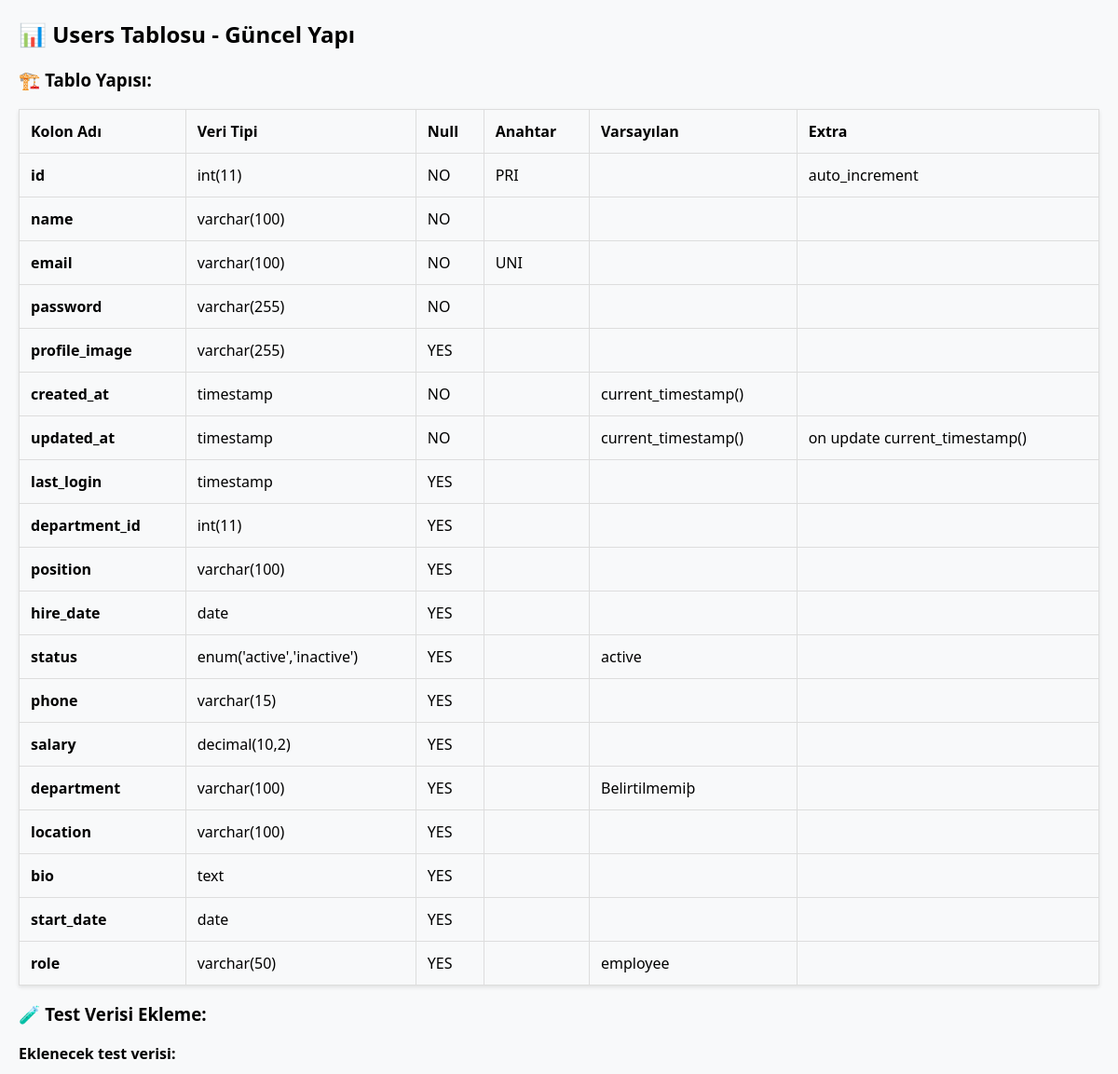
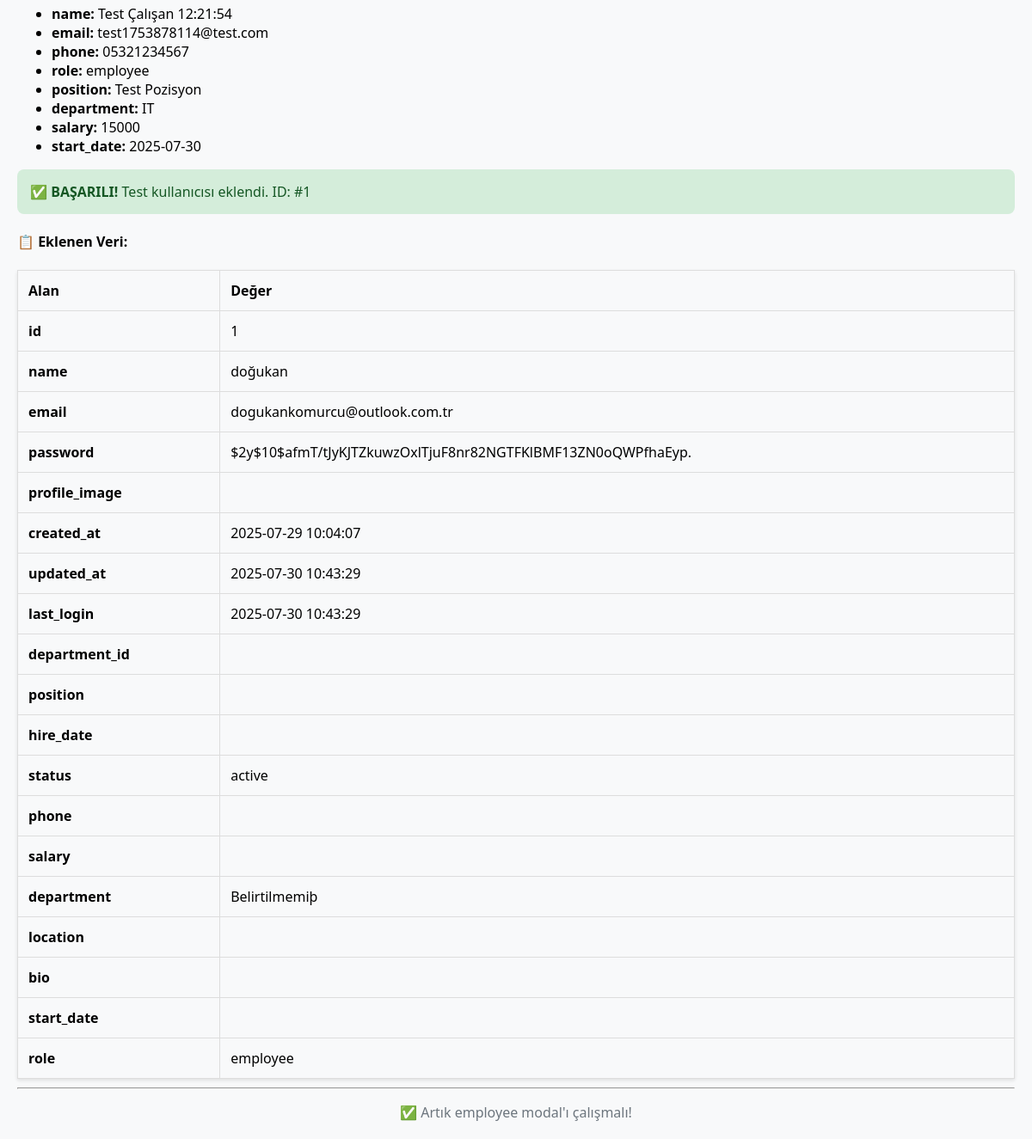
The page /test_user_structure.php on the database its author committed (2 pictures, top to bottom).
### tables this page shows
CREATE TABLE `users` (
  `id` int(11) NOT NULL,
  `name` varchar(100) NOT NULL,
  `email` varchar(100) NOT NULL,
  `password` varchar(255) NOT NULL,
  `profile_image` varchar(255) DEFAULT NULL,
  `created_at` timestamp NOT NULL DEFAULT current_timestamp(),
  `updated_at` timestamp NOT NULL DEFAULT current_timestamp() ON UPDATE current_timestamp(),
  `last_login` timestamp NULL DEFAULT NULL,
  `department_id` int(11) DEFAULT NULL,
  `position` varchar(100) DEFAULT NULL,
  `hire_date` date DEFAULT NULL,
  `status` enum('active','inactive') DEFAULT 'active',
  `phone` varchar(15) DEFAULT NULL,
  `salary` decimal(10,2) DEFAULT NULL,
  `department` varchar(100) DEFAULT 'Belirtilmemiþ',
  `location` varchar(100) DEFAULT NULL,
  `bio` text DEFAULT NULL,
  `start_date` date DEFAULT NULL,
  `role` varchar(50) DEFAULT 'employee'
);

### test_user_structure.php (the view, shortened to what this page needs)
<?php
require_once 'config/database.php';
echo "<h2>📊 Users Tablosu - Güncel Yapı</h2>";
try {
    $stmt = $pdo->query("SHOW COLUMNS FROM users");
    $columns = $stmt->fetchAll(PDO::FETCH_ASSOC);
    echo "<h3>🏗️ Tablo Yapısı:</h3>";
    echo "<table>";
    echo "<tr><th>Kolon Adı</th><th>Veri Tipi</th><th>Null</th><th>Anahtar</th><th>Varsayılan</th><th>Extra</th></tr>";
    foreach($columns as $column) {
        echo "<tr>";
        echo "<td><strong>{$column['Field']}</strong></td>";
        echo "<td>{$column['Type']}</td>";
        echo "<td>{$column['Null']}</td>";
        echo "<td>{$column['Key']}</td>";
        echo "<td>{$column['Default']}</td>";
        echo "<td>{$column['Extra']}</td>";
        echo "</tr>";
    }
    echo "</table>";
    echo "<h3>🧪 Test Verisi Ekleme:</h3>";
    $testData = [
        'name' => 'Test Çalışan ' . date('H:i:s'),
        'email' => 'test' . time() . '@test.com',
        'phone' => '05321234567',
        'role' => 'employee',
        'position' => 'Test Pozisyon',
        'department' => 'IT',
        'salary' => 15000,
        'start_date' => date('Y-m-d')
    ];
    echo "<p><strong>Eklenecek test verisi:</strong></p>";
    echo "<ul>";
    foreach($testData as $key => $value) {
        echo "<li><strong>{$key}:</strong> {$value}</li>";
    }
    echo "</ul>";
    $stmt = $pdo->prepare("INSERT INTO users (name, email, phone, role, position, department, salary, start_date, created_at, password_hash) VALUES (?, ?, ?, ?, ?, ?, ?, ?, NOW(), ?)");
    $passwordHash = password_hash('test123', PASSWORD_DEFAULT);
    $result = $stmt->execute([
        $testData['name'],
        $testData['email'],
        $testData['phone'],
        $testData['role'],
        $testData['position'],
        $testData['department'],
        $testData['salary'],
        $testData['start_date'],
        $passwordHash
    ]);
    if ($result) {
        $newId = $pdo->lastInsertId();
        echo "<div style='background: #d4edda; color: #155724; padding: 15px; border-radius: 8px; margin: 10px 0;'>";
        echo "✅ <strong>BAŞARILI!</strong> Test kullanıcısı eklendi. ID: #{$newId}";
        echo "</div>";
        $stmt = $pdo->prepare("SELECT * FROM users WHERE id = ?");
        $stmt->execute([$newId]);
        $newUser = $stmt->fetch(PDO::FETCH_ASSOC);
        echo "<h4>📋 Eklenen Veri:</h4>";
        echo "<table>";
        echo "<tr><th>Alan</th><th>Değer</th></tr>";
        foreach($newUser as $key => $value) {
            if ($key !== 'password_hash') {
                echo "<tr><td><strong>{$key}</strong></td><td>{$value}</td></tr>";
            }
        }
        echo "</table>";
    } else {
        echo "<div style='background: #f8d7da; color: #721c24; padding: 15px; border-radius: 8px;'>";
        echo "❌ <strong>HATA!</strong> Test kullanıcısı eklenemedi.";
        echo "</div>";
    }
} catch(PDOException $e) {
    echo "<div style='background: #f8d7da; color: #721c24; padding: 15px; border-radius: 8px;'>";
    echo "<strong>❌ Veritabanı Hatası:</strong> " . htmlspecialchars($e->getMessage());
    echo "</div>";
}
echo "<hr>";
echo "<p style='text-align: center; color: #6c757d;'>";
echo "✅ Artık employee modal'ı çalışmalı!";
echo "</p>";
?>

### test_user_structure.php (style rules this page uses)
table { border-collapse: collapse; width: 100%; margin: 10px 0; box-shadow: 0 2px 4px rgba(0,0,0,0.1); }
th, td { padding: 12px; border: 1px solid #ddd; text-align: left; }
th { background: #f8f9fa; font-weight: bold; }

### rows shown on the page
users: id "1", name "doğukan", email "dogukankomurcu@outlook.com.tr", password "$2y$10$afmT/tJyKJTZkuwzOxlTjuF8nr82NGTFKlBMF13ZN0oQWPfhaEyp.", created_at "2025-07-29 10:04:07", updated_at "2025-07-30 10:43:29", last_login "2025-07-30 10:43:29", status "active", department "Belirtilmemiþ", role "employee"

### other values the page prints
$column['Field'] "id"
$column['Type'] "int(11)"
$column['Null'] "NO"
$column['Key'] "PRI"
$column['Extra'] "auto_increment"
$column['Field'] "name"
$column['Type'] "varchar(100)"
$column['Field'] "email"
$column['Key'] "UNI"
$column['Field'] "password"
$column['Type'] "varchar(255)"
$column['Field'] "profile_image"
$column['Null'] "YES"
$column['Field'] "created_at"
$column['Type'] "timestamp"
